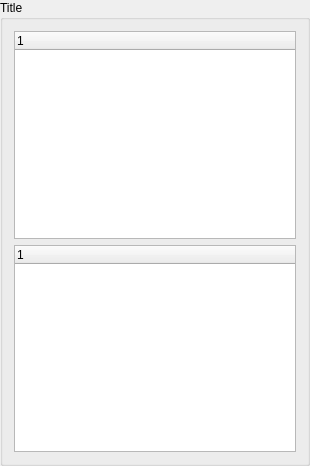
<?xml version="1.0" encoding="UTF-8"?>
<ui version="4.0">
 <class>GroupBox</class>
 <widget class="QGroupBox" name="GroupBox">
  <property name="geometry">
   <rect>
    <x>0</x>
    <y>0</y>
    <width>310</width>
    <height>466</height>
   </rect>
  </property>
  <property name="focusPolicy">
   <enum>Qt::StrongFocus</enum>
  </property>
  <property name="contextMenuPolicy">
   <enum>Qt::DefaultContextMenu</enum>
  </property>
  <property name="windowTitle">
   <string>GroupBox</string>
  </property>
  <property name="title">
   <string>Title</string>
  </property>
  <layout class="QVBoxLayout" name="verticalLayout">
   <item>
    <widget class="QTreeWidget" name="classArea"/>
   </item>
   <item>
    <widget class="QTreeWidget" name="modelArea"/>
   </item>
  </layout>
 </widget>
 <resources/>
 <connections/>
</ui>
